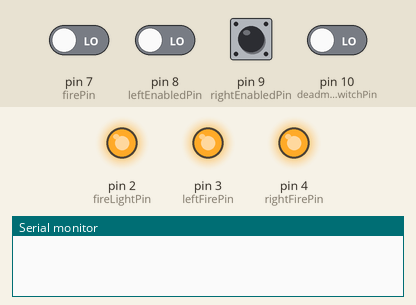
Simulated run of this sketch. Board: Arduino Uno, built with avr-gcc and run on an emulated ATmega328P. On the bench: output pins drawn as LEDs (lit = HIGH), the last lines printed to the serial monitor. The test bench sets the inputs (shaded band); at power-on: pin 7 (firePin), pin 8 (leftEnabledPin), pin 9 (rightEnabledPin), pin 10 (deadmanSwitchPin) LOW.

Above: at 1.2 s.
1.3 s: pin 8 (leftEnabledPin) driven HIGH and pin 10 (deadmanSwitchPin) driven HIGH
At 2.5 s:
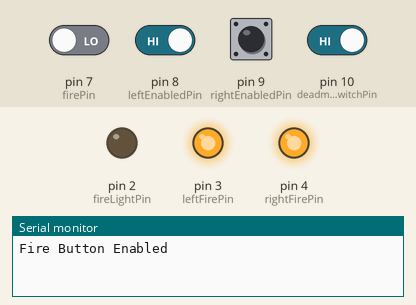
2.8 s: pin 7 (firePin) driven HIGH
At 2.9 s:
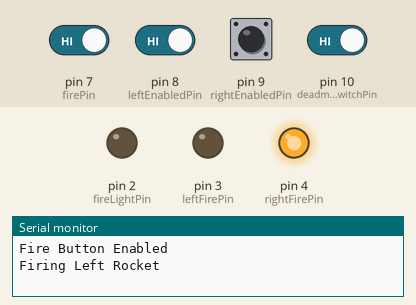
4.5 s: pin 8 (leftEnabledPin) driven LOW
At 5.4 s:
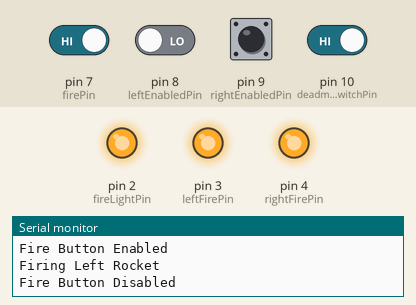
6.5 s: pin 8 (leftEnabledPin) driven HIGH
At 7.7 s:
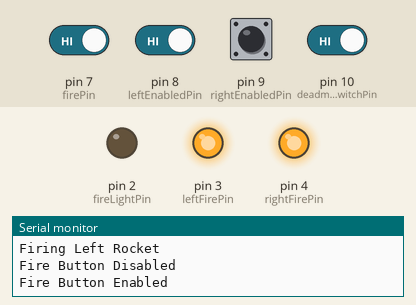
8.0 s: pin 10 (deadmanSwitchPin) driven LOW
At 8.9 s:
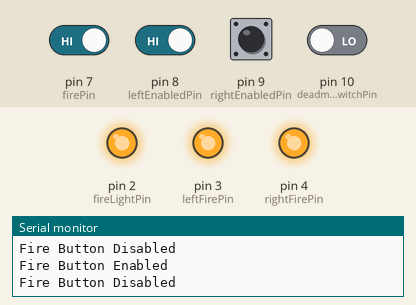
Timing chart, 0 to 10.5 s (numbered marks = the images above; inputs shaded):
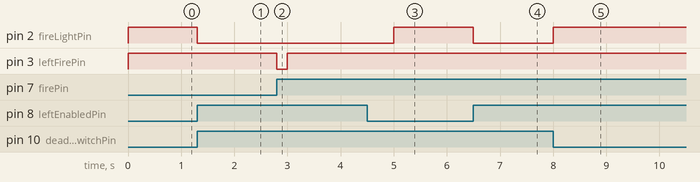

Measured:
- after the input at 1.3 s, pin 2 (fireLightPin): HIGH → LOW at once
- after the input at 2.8 s, pin 3 (leftFirePin): HIGH → LOW at once, → HIGH 0.20 s later
- after the input at 4.5 s, pin 2 (fireLightPin): LOW → HIGH after 0.50 s
- after the input at 6.5 s, pin 2 (fireLightPin): HIGH → LOW at once
- after the input at 8.0 s, pin 2 (fireLightPin): LOW → HIGH at once

The sketch:

rocket_box_v2.ino
```cpp
// Deadman switch to control firing authority to prevent accidental / unpermitted firing
const int deadmanSwitchPin = 10;

// Gigantic red FIRE button
const int firePin = 7;

// Rocker controlled enabled switches
const int leftEnabledPin = 8;
const int rightEnabledPin = 9;

// Outputs
const int fireLightPin = 2;
const int leftFirePin = 3;
const int rightFirePin = 4;

// Time that solenoids will be open
const int fireTime = 200;

// Delay after firing to allow system to recharge
const int fireDelay = 2000;

// Defaults to HIGH because SainSmart is trigged on logic low
int fireLightState = HIGH;
int prevFireLightState = HIGH;

// Prevents fire button from being held down
int prevFired = 0;


void setup() {

  Serial.begin(9600);

  digitalWrite(fireLightPin, HIGH);
  digitalWrite(leftFirePin, HIGH);
  digitalWrite(rightFirePin, HIGH);

  pinMode(fireLightPin, OUTPUT);
  pinMode(leftFirePin, OUTPUT);
  pinMode(rightFirePin, OUTPUT);

  pinMode(deadmanSwitchPin, INPUT);
  pinMode(firePin, INPUT);
  pinMode(leftEnabledPin, INPUT);
  pinMode(rightEnabledPin, INPUT);

}

void loop() {

  int leftEnabledState = digitalRead(leftEnabledPin);
  int rightEnabledState = digitalRead(rightEnabledPin);

  int deadmanSwitchState = digitalRead(deadmanSwitchPin);

  int fire = digitalRead(firePin);

  // If either of the rockets are enabled and the deadman switch is pressed
  if( deadmanSwitchState == HIGH && ( ( leftEnabledState == HIGH ) || ( rightEnabledState == HIGH ) ) )
  {
    fireLightState = LOW;
  }
  else
  {
    fireLightState = HIGH;
  }

  // If the previous state of the fire enable is different then the current state
  if( prevFireLightState != fireLightState )
  {
    // Update the fire enable state
    prevFireLightState = fireLightState;
    digitalWrite(fireLightPin, fireLightState);

    if( fireLightState == LOW )
    {
      Serial.println("Fire Button Enabled");
    }
    else
    {
      Serial.println("Fire Button Disabled");
    }
  }

  // If the fire button as been pressed and not held down for multiple loops
  if( fire == HIGH && prevFired == 0) // If fire button is pressed
  {

    // If fire enable state is low (low for SainSmart logic)
    if( fireLightState == LOW )
    {
      if( leftEnabledState == HIGH && rightEnabledState == LOW )
      {
        // Only firing left rocket
        Serial.println("Firing Left Rocket");
        digitalWrite(leftFirePin, LOW);
        delay(fireTime);
        digitalWrite(leftFirePin, HIGH);
        delay(fireDelay);
        prevFired = 1;
      }
      else if( leftEnabledState == LOW && rightEnabledState == HIGH )
      {
        // Only firing right rocket
        Serial.println("Firing Right Rocket");
        digitalWrite(rightFirePin, LOW);
        delay(fireTime);
        digitalWrite(rightFirePin, HIGH);
        delay(fireDelay);
        prevFired = 1;
      }
      else if( leftEnabledState == HIGH && rightEnabledState == HIGH )
      {
        // Fire both rockets!
        Serial.println("Firing Both Rockets");
        digitalWrite(leftFirePin, LOW);
        digitalWrite(rightFirePin, LOW);
        delay(fireTime);
        digitalWrite(leftFirePin, HIGH);
        digitalWrite(rightFirePin, HIGH);
        delay(fireDelay);
        prevFired = 1;
      }
    }
  }
  // If the fire button is not pressed during the current loop, reset prevFired
  else if (fire == LOW)
  {
    prevFired = 0;
  }


}
```
